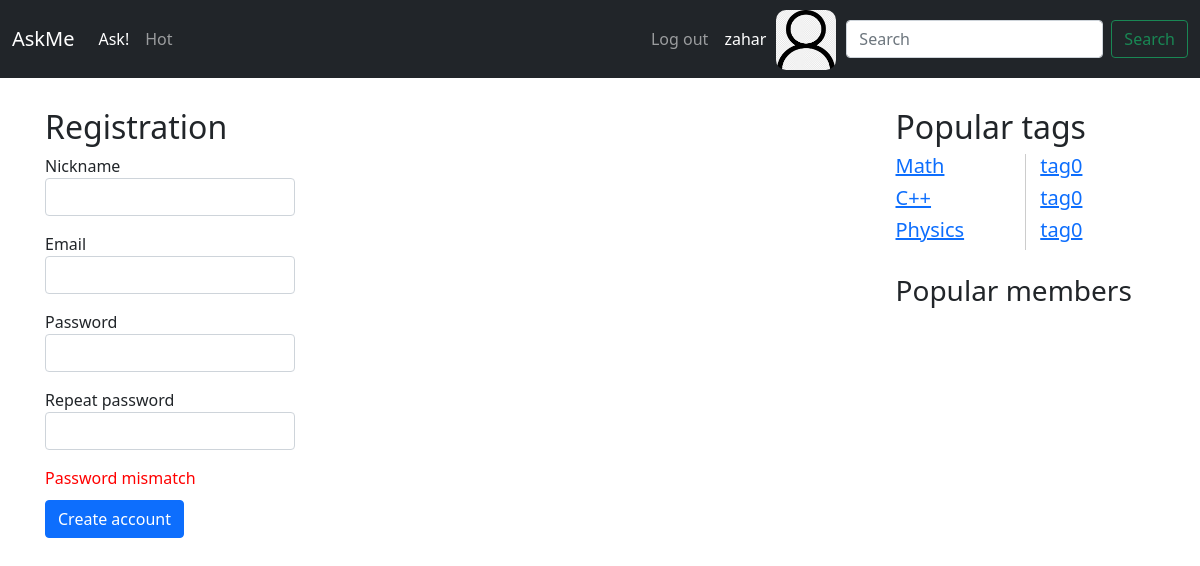
Before: /reg/ (signed in) with the older database file.
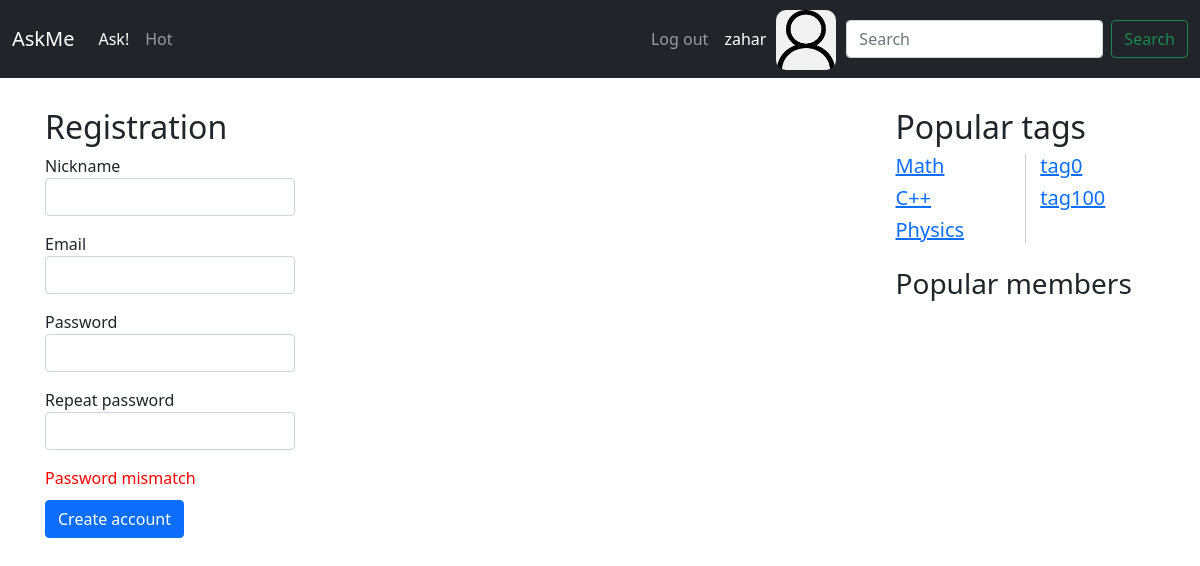
After: the same page with the newer database file.
### app/models.py (models this page shows, shortened)
class Tag(models.Model):
    objects = TagManager()
    title = models.CharField(max_length=50, verbose_name="Tag")

### app/views.py (the view)
# urls.py: path('reg/', views.reg, name='reg'),
def reg(request):
    tags = Tag.objects.all().values()[:20]
    return render(request, "reg.html", {"tags": tags})

### templates/reg.html
{% extends "inc/base.html" %}
{% load static %}
{% block content %}
    <h2 class="mt-5">Registration</h2>
    <form>
        <div class="mb-3">
            <div class="input">
                <label for="exampleInputEmail1" class="question-title">Nickname</label>
                <input type="email" class="form-control" id="Question title" aria-describedby="emailHelp">
            </div>
        </div>
        <div class="mb-3">
            <div class="input">
                <label for="exampleInputEmail1" class="question-title">Email</label>
                <input type="email" class="form-control" id="Question title" aria-describedby="emailHelp">
            </div>
        </div>
        <div class="mb-3">
            <div class="input">
                <label for="exampleInputEmail1" class="question-title">Password</label>
                <input type="email" class="form-control" id="Question title" aria-describedby="emailHelp">
            </div>
        </div>
        <div class="mb-3">
            <div class="input">
                <label for="exampleInputEmail1" class="question-title">Repeat password</label>
                <input type="email" class="form-control" id="Question title" aria-describedby="emailHelp">
            </div>
        </div>
        <div class="error">
            Password mismatch
        </div>
        <button type="submit" class="btn btn-primary">Create account</button>
    </form>
{% endblock %}

### templates/inc/base.html (shortened to what this page needs)
{% load static %}
<!doctype html>
<html lang="en" class="h-100">
<head>
    <link rel="stylesheet" href="{% static 'css/bootstrap.min.css' %}">
    <link rel="stylesheet" href="{% static 'css/main.css' %}">
</head>
<body class="d-flex flex-column h-100">
<header>
    <nav class="navbar navbar-expand-md navbar-dark fixed-top bg-dark">
        <div class="container-fluid">
            <a class="navbar-brand" href="{% url 'index' %}">AskMe</a>
            <div class="collapse navbar-collapse" id="navbarCollapse">
                <ul class="navbar-nav me-auto mb-2 mb-md-0">
                    <li class="nav-item">
                        <a class="nav-link active" aria-current="page" href="{% url 'ask' %}">Ask!</a>
                    </li>
                    <li class="nav-item">
                        <a class="nav-link" href="{% url 'hot' %}">Hot</a>
                    </li>
                    <li class="nav-item">
                        <a class="nav-link disabled"></a>
                    </li>
                </ul>
                {% if user.is_authenticated %}
                    <div>
                        <ul class="navbar-nav me-auto mb-2 mb-md-0">
                            <li class="nav-item">
                                <a class="nav-link" href="{% url "logout_view" %}">Log out</a>
                            </li>
                            <li class="nav-item">
                                <a class="nav-link active" aria-current="page"
                                   href="{% url 'login' %}">{{ user.username }}</a>
                            </li>
                        </ul>
                    </div>
                    <div>
                        <a href="{% url 'setting' %}"><img class="avatar-navbar"
                                                           src="{% static 'img/icon.png' %}"
                                                           alt=""></a>
                    </div>
                {% endif %}
                <form class="d-flex">
                    <input class="form-control me-2" type="search" placeholder="Search" aria-label="Search">
                    <button class="btn btn-outline-success" type="submit">Search</button>
                </form>
            </div>
        </div>
    </nav>
</header>
<main class="flex-shrink-0">
    <div class="container">
        <div class="row">
            <div class="col-9">
                {% block content %}
                {% endblock content %}
            </div>
            <div class="col-3">
                <h2 class="mt-5">Popular tags</h2>
                {% block tags %}
                    <div class="mt-5, sidebar_column">
                        {% for tag in tags %}
                            {% include "inc/tags.html" %}
                        {% endfor %}
                    </div>
                {% endblock %}
                <h3 class = "mt-4">Popular members</h3>
            </div>
        </div>
    </div>
</main>
</body>
</html>

### templates/inc/tags.html
{% load static %}
<div class="col-3">
    <div class="mt-3, tags, sidebar_column">
        <h5><a href="{% url 'question_tag' tag.title %}">{{ tag.title }}</a></h5>
    </div>
</div>

Changed rows visible on the page:
removed Tag: title "tag0"
removed Tag: title "tag0"
added Tag: title "tag100"
